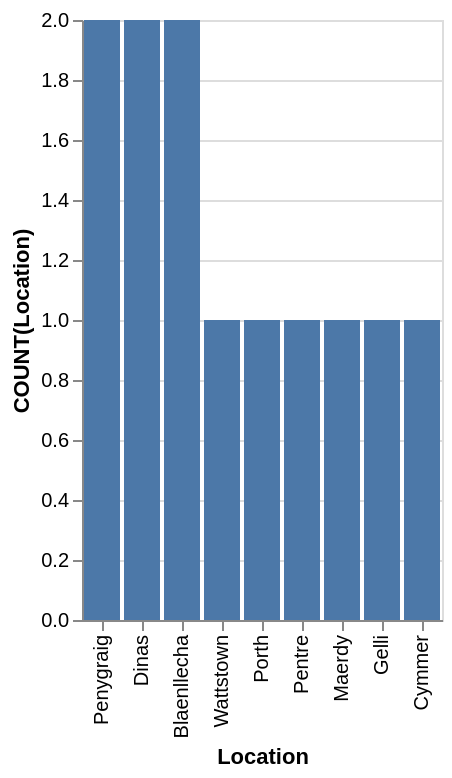

Here is the Vega-Lite specification saved for this chart:
### Vega-Lite specification from a JSON file in a GitHub repository (floating-point values rounded to 4 significant figures)
{"data": {"values": [{"x_data": "Penygraig", "y_data": 2}, {"x_data": "Dinas", "y_data": 2}, {"x_data": "Blaenllecha", "y_data": 2}, {"x_data": "Wattstown", "y_data": 1}, {"x_data": "Porth", "y_data": 1}, {"x_data": "Pentre", "y_data": 1}, {"x_data": "Maerdy", "y_data": 1}, {"x_data": "Gelli", "y_data": 1}, {"x_data": "Cymmer", "y_data": 1}]}, "mark": "bar", "encoding": {"x": {"field": "x_data", "type": "nominal", "title": "Location", "sort": {"op": "sum", "field": "y_data", "order": "descending"}}, "y": {"field": "y_data", "type": "quantitative", "title": "COUNT(Location)"}}}
